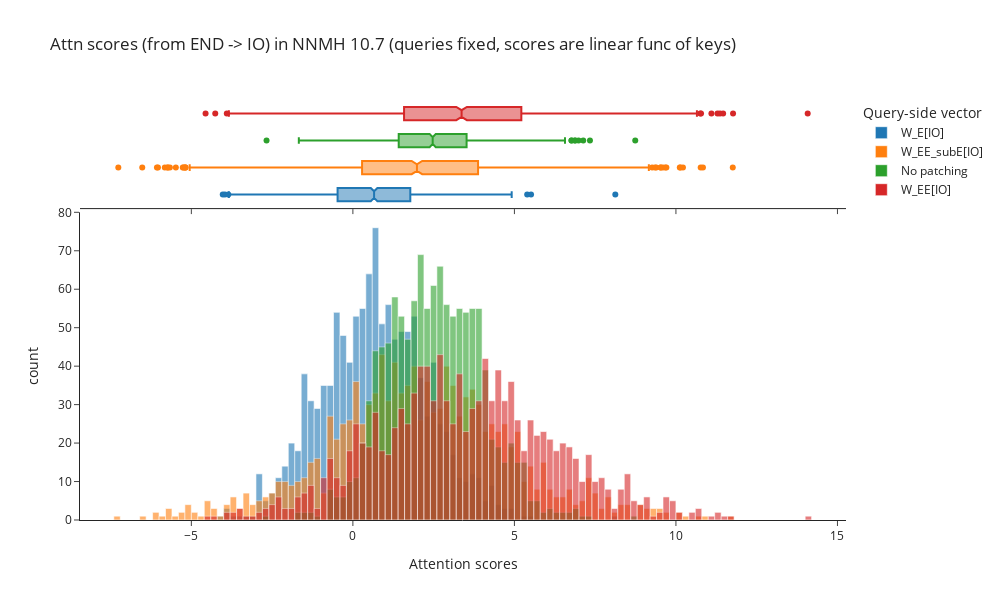

The cell this chart's notebook holds for it:
### Code cell
attn_scores, attn_probs = get_attn_scores_and_probs_as_linear_func_of_keys(
    NNMH_LIST[0], 
    num_batches=NUM_BATCHES,
    batch_size=N,
    model=model,
    subtract_S1_attn_scores=True,
)

labels_list, attn_scores_list = zip(*attn_scores.items())

sorted_indices = t.argsort(t.tensor([score.mean() for score in attn_scores_list]))
labels_list = [labels_list[i] for i in sorted_indices]
attn_scores_list = [attn_scores_list[i] for i in sorted_indices]

hist(
    attn_scores_list,
    labels={"variable": "Query-side vector", "value": "Attention scores"},
    title="Attn scores (from END -> IO) in NNMH 10.7 (queries fixed, scores are linear func of keys)",
    names=labels_list,
    width=1000,
    height=600,
    opacity=0.6,
    marginal="box",
    template="simple_white",
    nbins=120,
    static=True,
)

### Figure 1 — Plotly figure (JSON) as saved in the notebook; plotly's stock layout.template omitted (floating-point values rounded to 4 significant figures; data arrays with more than 128 entries replaced by an {"elided": "..."} marker saying what was removed)
{"data": [{"alignmentgroup": "True", "bingroup": "x", "hovertemplate": "Query-side vector=wide_variable_0<br>Attention scores=%{x}<br>count=%{y}<extra></extra>", "legendgroup": "wide_variable_0", "marker": {"color": "#1F77B4", "opacity": 0.6, "pattern": {"shape": ""}}, "name": "W_E[IO]", "nbinsx": 120, "offsetgroup": "wide_variable_0", "orientation": "v", "showlegend": true, "type": "histogram", "x": {"elided": "1200 float values"}, "xaxis": "x", "yaxis": "y"}, {"alignmentgroup": "True", "hovertemplate": "Query-side vector=wide_variable_0<br>Attention scores=%{x}<extra></extra>", "legendgroup": "wide_variable_0", "marker": {"color": "#1F77B4"}, "name": "W_E[IO]", "notched": true, "offsetgroup": "wide_variable_0", "showlegend": false, "type": "box", "x": {"elided": "1200 float values"}, "xaxis": "x2", "yaxis": "y2"}, {"alignmentgroup": "True", "bingroup": "x", "hovertemplate": "Query-side vector=wide_variable_1<br>Attention scores=%{x}<br>count=%{y}<extra></extra>", "legendgroup": "wide_variable_1", "marker": {"color": "#FF7F0E", "opacity": 0.6, "pattern": {"shape": ""}}, "name": "W_EE_subE[IO]", "nbinsx": 120, "offsetgroup": "wide_variable_1", "orientation": "v", "showlegend": true, "type": "histogram", "x": {"elided": "1200 float values"}, "xaxis": "x", "yaxis": "y"}, {"alignmentgroup": "True", "hovertemplate": "Query-side vector=wide_variable_1<br>Attention scores=%{x}<extra></extra>", "legendgroup": "wide_variable_1", "marker": {"color": "#FF7F0E"}, "name": "W_EE_subE[IO]", "notched": true, "offsetgroup": "wide_variable_1", "showlegend": false, "type": "box", "x": {"elided": "1200 float values"}, "xaxis": "x2", "yaxis": "y2"}, {"alignmentgroup": "True", "bingroup": "x", "hovertemplate": "Query-side vector=wide_variable_2<br>Attention scores=%{x}<br>count=%{y}<extra></extra>", "legendgroup": "wide_variable_2", "marker": {"color": "#2CA02C", "opacity": 0.6, "pattern": {"shape": ""}}, "name": "No patching", "nbinsx": 120, "offsetgroup": "wide_variable_2", "orientation": "v", "showlegend": true, "type": "histogram", "x": {"elided": "1200 float values"}, "xaxis": "x", "yaxis": "y"}, {"alignmentgroup": "True", "hovertemplate": "Query-side vector=wide_variable_2<br>Attention scores=%{x}<extra></extra>", "legendgroup": "wide_variable_2", "marker": {"color": "#2CA02C"}, "name": "No patching", "notched": true, "offsetgroup": "wide_variable_2", "showlegend": false, "type": "box", "x": {"elided": "1200 float values"}, "xaxis": "x2", "yaxis": "y2"}, {"alignmentgroup": "True", "bingroup": "x", "hovertemplate": "Query-side vector=wide_variable_3<br>Attention scores=%{x}<br>count=%{y}<extra></extra>", "legendgroup": "wide_variable_3", "marker": {"color": "#D62728", "opacity": 0.6, "pattern": {"shape": ""}}, "name": "W_EE[IO]", "nbinsx": 120, "offsetgroup": "wide_variable_3", "orientation": "v", "showlegend": true, "type": "histogram", "x": {"elided": "1200 float values"}, "xaxis": "x", "yaxis": "y"}, {"alignmentgroup": "True", "hovertemplate": "Query-side vector=wide_variable_3<br>Attention scores=%{x}<extra></extra>", "legendgroup": "wide_variable_3", "marker": {"color": "#D62728"}, "name": "W_EE[IO]", "notched": true, "offsetgroup": "wide_variable_3", "showlegend": false, "type": "box", "x": {"elided": "1200 float values"}, "xaxis": "x2", "yaxis": "y2"}], "layout": {"bargap": 0, "barmode": "overlay", "height": 600, "legend": {"title": {"text": "Query-side vector"}, "tracegroupgap": 0}, "modebar": {"add": ["drawline", "drawopenpath", "drawclosedpath", "drawcircle", "drawrect", "eraseshape"]}, "title": {"text": "Attn scores (from END -> IO) in NNMH 10.7 (queries fixed, scores are linear func of keys)"}, "width": 1000, "xaxis": {"anchor": "y", "domain": [0, 1], "title": {"text": "Attention scores"}}, "xaxis2": {"anchor": "y2", "domain": [0, 1], "matches": "x", "showticklabels": false}, "yaxis": {"anchor": "x", "domain": [0, 0.7326], "title": {"text": "count"}}, "yaxis2": {"anchor": "x2", "domain": [0.7426, 1], "matches": "y2", "showline": false, "showticklabels": false, "ticks": ""}}}
